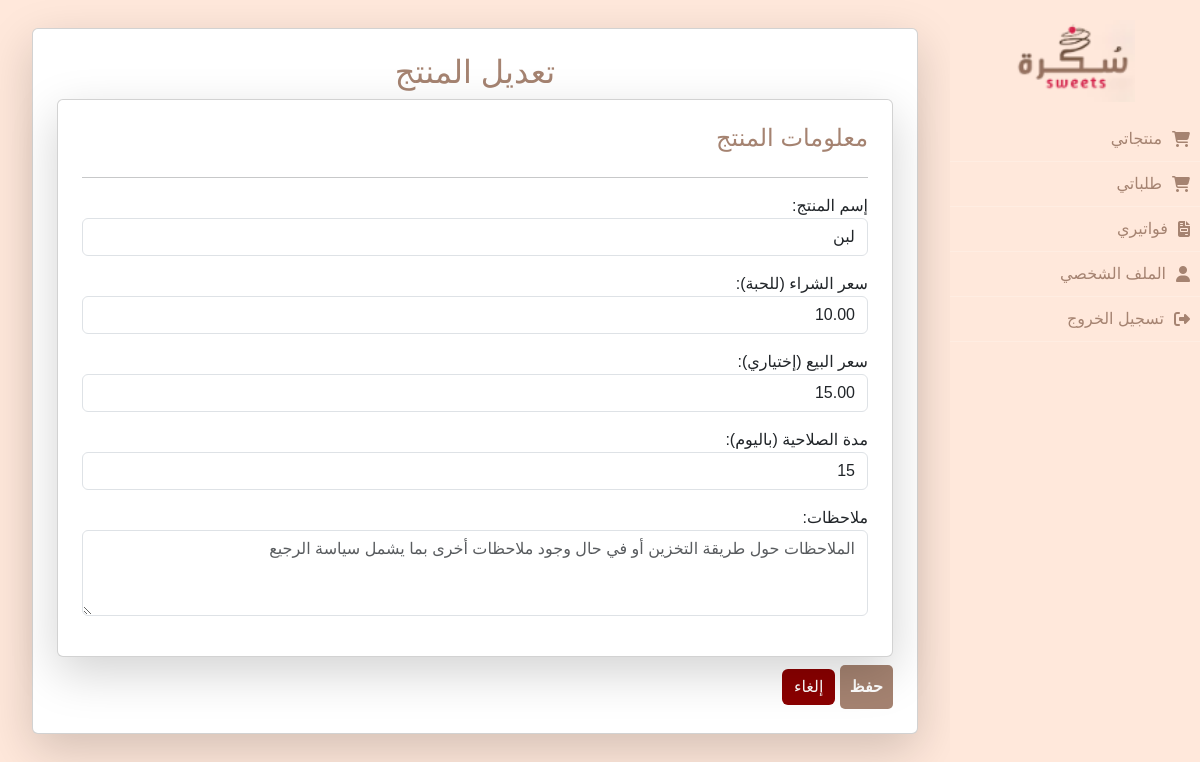
/products/product/edit/3/ (signed in), run on the app's committed database.
### products/models.py (models this page shows, shortened)
class Product(models.Model):
    supplier = models.ForeignKey(Supplier, on_delete=models.CASCADE, related_name="products")
    name = models.CharField(max_length=255, verbose_name="اسم المنتج")
    purchase_price = models.DecimalField(max_digits=10, decimal_places=2, verbose_name="سعر الشراء")
    selling_price = models.DecimalField(max_digits=10, decimal_places=2, verbose_name="سعر البيع",null=True, blank=True, )
    expiry_period = models.IntegerField(default=0 ,verbose_name="مدة انتهاء الصلاحية")
    notes = models.TextField(blank=True, null=True, verbose_name="ملاحظات")

### products/views.py (the view)
# urls.py: path('product/edit/<int:product_id>/', views.edit_product, name='edit_product'),
@login_required
def edit_product(request, product_id):
    product = get_object_or_404(Product, id=product_id, supplier=request.user.supplier)  # ضمان أن المورد يعدل منتجاته فقط
    if request.method == "POST":
        form = ProductForm(request.POST, instance=product)
        if form.is_valid():
            form.save()
            return redirect('product-list-supplier')  # توجيه المستخدم إلى قائمة المنتجات بعد التعديل
    else:
        form = ProductForm(instance=product)
    return render(request, "products/edit_product.html", {"form": form, "product": product})

### products/forms.py
class ProductForm(forms.ModelForm):
    class Meta:
        model = Product
        fields = ['name', 'purchase_price', 'selling_price', 'expiry_period', 'notes']
        labels = {
            'name': 'إسم المنتج',
            'purchase_price': 'سعر الشراء (للحبة)',
            'selling_price': 'سعر البيع (إختياري)',
            'expiry_period': 'مدة الصلاحية (باليوم)',
            'notes': 'ملاحظات',
        }
        widgets = {
            'name': forms.TextInput(attrs={'class': 'form-control col-6' }),
            'purchase_price': forms.NumberInput(attrs={'class': 'form-control'}),
            'selling_price': forms.NumberInput(attrs={'class': 'form-control'}),
            'expiry_period': forms.NumberInput(attrs={'class': 'form-control'}),
            'notes': forms.Textarea(attrs={'class': 'form-control', 'rows': 3 ,'placeholder':'الملاحظات حول طريقة التخزين أو في حال وجود ملاحظات أخرى بما يشمل سياسة الرجيع'}),
        }

### products/templates/products/edit_product.html (shortened to what this page needs)
{% extends "base.html" %}
{% block content %}
<div class="container-fluid">
    <div class="card shadow-lg p-4">
    <h2 class="text-center">تعديل المنتج</h2>
    <form method="POST">
        <div class="card p-4 shadow-lg">
            <h4>معلومات المنتج</h4>
            <hr>
            {{ form.as_p }}
        </div>
        <div>
            <button type="submit" class="btn add mt-2"> حفظ</button>
            <a href="{% url 'product-list-supplier' %}" class="btn btn-danger mt-2">إلغاء</a>
        </div>
    </form>
    </div>
</div>
{% endblock %}

### sukkara_invoices/static/css/style.css (style rules this page uses)
body { background-color: #f8f9fa; display: flex; flex-direction: column; min-height: 100vh; font-family: "Tajawal", sans-serif; }
.btn-danger { background-color: #8b0000; border: none; }
h1, h2, h3, h4, h5, h6 { color: #a58371 !important; }

### invoices/templates/base.html (style rules this page uses)
body { background-color: #ffe8db; display: flex; flex-direction: column; min-height: 100vh; }
h1, h2, h3, h4, h5, h6 { color: #a58371 !important; }
.add { background-color: #a58371; color:rgb(255, 255, 255); font-weight: bold; border: none; border-radius:5px; padding: 10px 10px; text-decoration: none; }

### data on the page
Product: name "لبن", purchase_price "10.00", selling_price "15.00", expiry_period "15"
